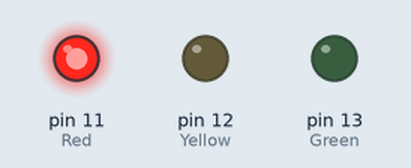
The sketch below on a simulated Arduino Uno, built with avr-gcc and run on an emulated ATmega328P. Parts: output pins drawn as LEDs (lit = HIGH).

Above: at 2.5 s.
At 6.5 s:
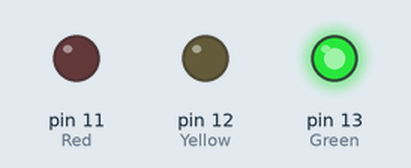
At 8.5 s:
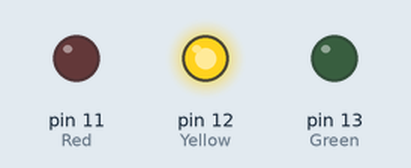
Timing chart, 0 to 11.7 s (numbered marks = the images above):
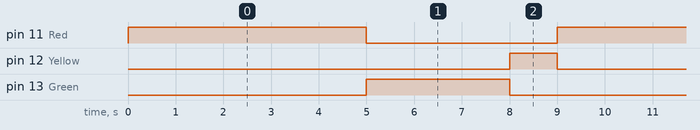

The sketch:

TRAFFIC_LIGHT.ino
```cpp
void setup(){
    pinMode(11,OUTPUT);//Red
    pinMode(12,OUTPUT);//Yellow
    pinMode(13,OUTPUT);//Green
}
void loop(){

    //Red on
    digitalWrite(11,HIGH);
    digitalWrite(12,LOW);
    digitalWrite(13,LOW);
    delay(5000);

    //Green on
    digitalWrite(11,LOW);
    digitalWrite(12,LOW);
    digitalWrite(13,HIGH);
    delay(3000);

    //Yellow on
    digitalWrite(11,LOW);
    digitalWrite(12,HIGH);
    digitalWrite(13,LOW);
    delay(1000);
}
```

Measured:
- by itself, pin 11 (Red): alternates HIGH for 5.0 s and LOW for 4.0 s
- by itself, pin 12 (Yellow): alternates HIGH for 1.0 s and LOW for 8.0 s
- by itself, pin 13 (Green): alternates HIGH for 3.0 s and LOW for 6.0 s
